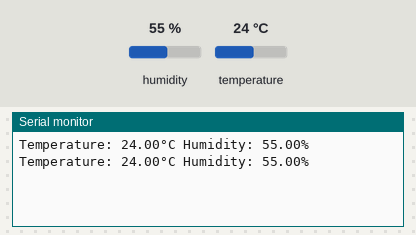
Recording of a sketch running on a simulated Arduino Uno, built with avr-gcc and run on an emulated ATmega328P. On the bench: the last lines printed to the serial monitor. The inputs (shaded band) are chosen by the test bench; at power-on: humidity 55 %, temperature 24 °C. No MQTT or app messages arrive unless stated.

Above: at 12.3 s.
12.4 s: humidity set to 22 %
At 16.9 s:
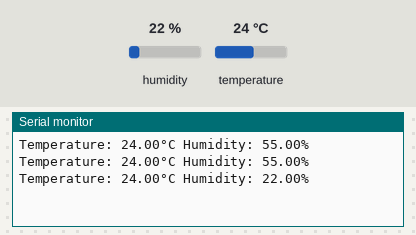
20.5 s: temperature set to 12 °C
At 22.8 s:
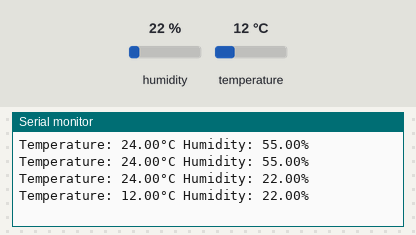
28.6 s: humidity set to 40 %
At 32.3 s:
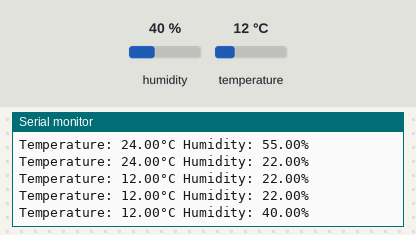
Timing chart, 0 to 33.8 s (numbered marks = the images above; inputs shaded):
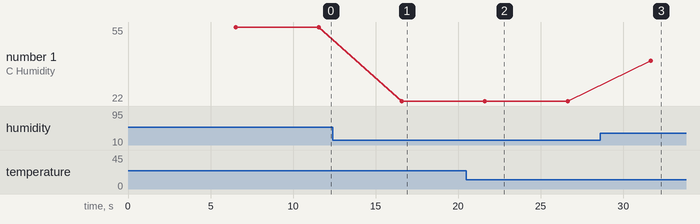

The sketch:

LAB1.ino
```cpp
#include "DHT.h"
#include "EspMQTTClient.h"

#define SECRET_MQTT_USERNAME "EignHDk7NTw3JiYPCBgSMSE"
#define SECRET_MQTT_CLIENT_ID "EignHDk7NTw3JiYPCBgSMSE"
#define SECRET_MQTT_PASSWORD "kzeSUUEoZNsgR3PEMlF6FSks"

#define SECRET_WIFI_NAME "HAPPY NEW YEAR"
#define SECRET_WIFI_PASSWORD "nhutenwifi@#$"
#define CHANNEL_ID "1866652"
#define DHTPIN 5
#define DHTTYPE DHT11

EspMQTTClient client(
  SECRET_WIFI_NAME,
  SECRET_WIFI_PASSWORD,
  "mqtt3.thingspeak.com",
  SECRET_MQTT_USERNAME,
  SECRET_MQTT_PASSWORD,
  SECRET_MQTT_CLIENT_ID
);


DHT dht(DHTPIN, DHTTYPE);

//unsigned long lastTime = 0;
//unsigned long delayTime = 5000;

void setup(){
  Serial.begin(115200);
 dht.begin();
}
void onConnectionEstablished(){
}

void doc()
{
  if (client.isConnected() ) {
    float h = dht.readHumidity();
    float t = dht.readTemperature();


    if (isnan(h) || isnan(t)) {
      Serial.println(F("Failed to read from DHT sensor!"));
      return;
    }
    Serial.print(F("\nTemperature: "));
    Serial.print(t);
    Serial.print(F("°C "));
    Serial.print(F("Humidity: "));
    Serial.print(h);
    Serial.println(F("%  "));

    String MY_TOPIC = "channels/" + String(CHANNEL_ID) + "/publish";
    String payload = "field1=" + String(t) + "&field2=" + String(h);
    client.publish(MY_TOPIC, payload);
}
}
void loop(void)
{
delay(5000);
client.loop(); // Starte den MQTT Client im loop
doc();

}
```

Measured:
- after the input at 12.4 s, the serial monitor: prints a new line after 4.2 s (image 1)
- after the input at 20.5 s, the serial monitor: prints a new line after 1.1 s (image 2)
- after the input at 28.6 s, the serial monitor: prints a new line after 3.1 s (image 3)
- plotted number 1: 55 → 22 after the input at 12.4 s, 22 → 40 after the input at 28.6 s
